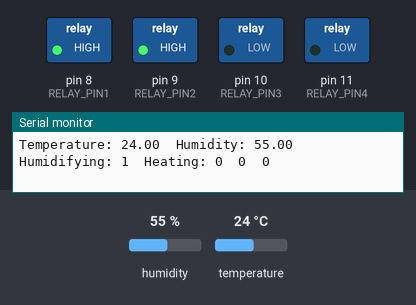
This sketch was run on a simulated Arduino Uno, built with avr-gcc and run on an emulated ATmega328P. On the bench: switched loads named in the sketch (green lamp = pin HIGH), the last lines printed to the serial monitor. Inputs (shaded band) come from the test bench; at power-on: temperature 24 °C, humidity 55 %.

Above: at 4.8 s.
4.9 s: temperature set to 15.8 °C
7.9 s: temperature set to 14.4 °C
At 9.3 s:
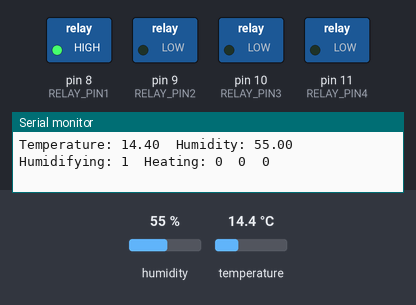
14.3 s: temperature set to 15.6 °C
17.5 s: temperature set to 16.6 °C
At 19.4 s:
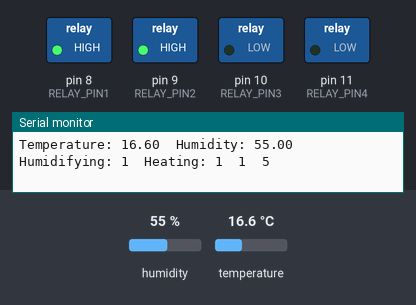
20.5 s: temperature set to 12 °C
At 23.0 s:
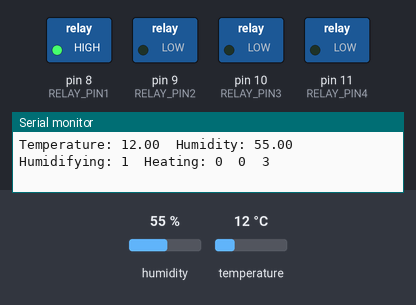
Timing chart, 0 to 27.6 s (numbered marks = the images above; inputs shaded):
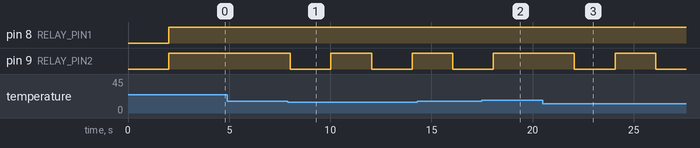

Measured:
- the behaviour switches between 15.1 and 15 °C on temperature (found by bisection; images 0 and 1)
- the behaviour switches between 15.9 and 16 °C on temperature (found by bisection; images 1 and 2)
- after the input at 7.9 s, pin 9 (RELAY_PIN2): alternates HIGH for 2.0 s and LOW for 2.0 s, starting after 0.13 s
- after the input at 17.5 s, pin 9 (RELAY_PIN2): goes on until 18.1 s, then stays HIGH
- after the input at 20.5 s, pin 9 (RELAY_PIN2): HIGH → LOW after 1.6 s, → HIGH 2.0 s later, → LOW 2.0 s later

The sketch:

mushroom-farm.ino
```cpp
#include <DHT.h>

#define DHT_PIN 7
#define RELAY_PIN1 8
#define RELAY_PIN2 9
#define RELAY_PIN3 10
#define RELAY_PIN4 11
#define DHTTYPE DHT22

DHT dht(DHT_PIN, DHT22);

float temp;
float hum;
bool humidifying;
bool heating;
bool prevHeat;
int cooldown = 0;

void setup()
{
  pinMode(RELAY_PIN1, OUTPUT);
  pinMode(RELAY_PIN2, OUTPUT);
  pinMode(RELAY_PIN3, OUTPUT);
  pinMode(RELAY_PIN4, OUTPUT);

  Serial.begin(9600); // Initiate serial monitor
  dht.begin();        // Initiate DHT sensor
}

void loop()
{
  delay(2000);

  temp = dht.readTemperature(false); // Read temperature of DHT and store it in to variable (temp). FALSE reads in celsius, leave empty for farenheit
  hum = dht.readHumidity();          // Read humidity of DHTand store it in variable (hum).

  Serial.print("Temperature: "); // Print text "Temperature: " in to serial monitor
  Serial.print(temp);            // Print variable (temperature value) in to serial port.
  Serial.print("\t");            // tab
  Serial.print("Humidity: ");    // Print text "Humidity: " in to serial monitor
  Serial.print(hum);             // Print variable (temperature value) in to serial port. ln for line break
  Serial.print("\t");            // tab
  Serial.print("Humidifying: "); // Humidifying
  Serial.print(humidifying);     // on/off
  Serial.print("\t");            // tab
  Serial.print("Heating: ");     // Heating
  Serial.print(heating);         // on/off
  Serial.print("\t");            // tab
  Serial.print(prevHeat);        // Heating cycle
  Serial.print("\t");            // tab
  Serial.print(cooldown);        // Cooldown counter
  Serial.println();

  // Humidifying logic
  int upperHum = 85;
  int lowerHum = 80;

  if (isnan(hum))
  {
    humidifying = true;
  }
  else if (hum >= upperHum && humidifying)
  {
    humidifying = false;
  }
  else if (hum <= lowerHum && !humidifying)
  {
    humidifying = true;
  }

  // Heating logic
  int upperHeat = 16;
  int lowerHeat = 15;
  if (isnan(temp))
  {
    heating = false;
  }
  else if (temp <= lowerHeat && !heating)
  {
    heating = true;
  }
  else if (temp >= upperHeat && heating)
  {
    heating = false;
  }

  // Write to outputs
  if (humidifying || heating || cooldown > 0)
  {
    // We only have one fan currently, so we put this on too for heating
    digitalWrite(RELAY_PIN1, HIGH); // Humidity ON
  }
  else
  {
    digitalWrite(RELAY_PIN1, LOW); // Humidity OFF
  }
  if (heating && !prevHeat)
  {
    prevHeat = true; // Heating can only be on max 2sec, to prevent everything from melting
    cooldown = 5;
    digitalWrite(RELAY_PIN2, LOW); // Heating ON
  }
  else
  {
    if (cooldown > 0)
      cooldown--;
    prevHeat = false;
    digitalWrite(RELAY_PIN2, HIGH); // Heating OFF
  }
}
```
